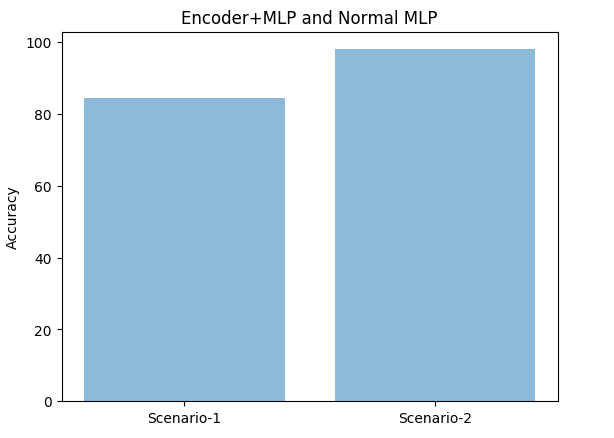

Recreate this plot in Python.
#!/usr/bin/env python
# coding: utf-8

# In[77]:


# Code here
import torch
import torch.nn as nn
import torchvision
import torchvision.datasets as datasets
import torchvision.transforms as transforms
import torch.nn.init as weight_init
import matplotlib.pyplot as plt
import pdb
import numpy as np


transform = transforms.Compose([transforms.ToTensor(),
                              transforms.Normalize((0.5,), (0.5,)),
                              ])

trainset = datasets.MNIST('../MNIST', download=True, train=True, transform=transform)
testset = datasets.MNIST('../MNIST', download=True, train=False, transform=transform)

trainloader = torch.utils.data.DataLoader(trainset, batch_size=64, shuffle=True)
testloader = torch.utils.data.DataLoader(testset, shuffle=True)

dataiter = iter(trainloader)
images, labels = dataiter.next()

print(images.shape)
print(labels.shape)
plt.imshow(images[0].numpy().squeeze(), cmap='gray_r');


# input_size = 784
# hidden_sizes = 
# output_size = 10
# 
# encoder = nn.Sequential(
#             nn.Linear(28*28, 500),
#             nn.ReLU(),
#             nn.Linear(500, 10),
#         )
# 
# model = nn.Sequential(nn.Linear(10, hidden_sizes[0]),
#                       nn.ReLU(),
#                       nn.Linear(hidden_sizes[1], output_size),
#                       nn.LogSoftmax(dim=1))
# 
# print(encoder, model)

# In[84]:


input_size = 784
hidden_sizes = [500, 500]
output_size = 30

encoder = nn.Sequential(
            nn.Linear(28*28, 500),
            nn.ReLU(),
            nn.Linear(500, 30),
        )

model = nn.Sequential(nn.Linear(30, hidden_sizes[0]),
                      nn.ReLU(),
                      nn.Linear(hidden_sizes[1], output_size),
                      nn.LogSoftmax(dim=1))

print(encoder, model)


# In[85]:


from torch import nn, optim

criterion = nn.NLLLoss()
optimizer = optim.Adam(model.parameters(), lr=0.01, weight_decay=0.0005)
epochs = 10
for e in range(epochs):
    running_loss = 0
    for images, labels in trainloader:
        # Flatten MNIST images into a 784 long vector
        images = images.view(images.shape[0], -1)
    
        # Training pass
        optimizer.zero_grad()
        
        output = encoder(images)
        output = model(output)
        loss = criterion(output, labels)
        
        #This is where the model learns by backpropagating
        loss.backward()
        
        #And optimizes its weights here
        optimizer.step()
        
        running_loss += loss.item()
    else:
        print("Epoch {} - Training loss: {}".format(e, running_loss/len(trainloader)))


# In[86]:


c=0
with torch.no_grad():
    for img_test, labels in testloader:
        # Flatten MNIST images into a 784 long vector
        img_test = img_test.view(img_test.shape[0], -1)
        en_output = encoder(img_test)
        logps = model(en_output)
        ps = torch.exp(logps)
        probab = list(ps.numpy())
        pred_output = np.where(probab[0]==max(probab[0]))[0][0]
        if(pred_output == labels):
            c+=1

acc = (c/10000)*100
print("Accuracy of model is: "+str(acc)+"%")


# In[87]:


model_1 = nn.Sequential(nn.Linear(784, 1000),
                      nn.ReLU(),
                      nn.Linear(1000, 1000),
                      nn.ReLU(),
                      nn.Linear(1000, 10),
                      nn.LogSoftmax(dim=1))

print( model_1)


# In[90]:


from torch import nn, optim

criterion = nn.NLLLoss()
optimizer = optim.SGD(model_1.parameters(), lr=0.003, momentum=0.9)
epochs = 15
for e in range(epochs):
    running_loss = 0
    for images, labels in trainloader:
        # Flatten MNIST images into a 784 long vector
        images = images.view(images.shape[0], -1)
    
        # Training pass
        optimizer.zero_grad()
        
        output = model_1(images)
        loss = criterion(output, labels)
        
        #This is where the model learns by backpropagating
        loss.backward()
        
        #And optimizes its weights here
        optimizer.step()
        
        running_loss += loss.item()
    else:
        print("Epoch {} - Training loss: {}".format(e, running_loss/len(trainloader)))


# In[92]:


c=0
with torch.no_grad():
    for img_test, labels in testloader:
        # Flatten MNIST images into a 784 long vector
        img_test = img_test.view(img_test.shape[0], -1)
        logps = model_1(img_test)
        ps = torch.exp(logps)
        probab = list(ps.numpy())
        pred_output = np.where(probab[0]==max(probab[0]))[0][0]
        if(pred_output == labels):
            c+=1
            
acc_1 = (c/10000)*100    
print("Accuracy of model is: "+str((c/10000)*100)+"%")


# In[93]:


import matplotlib.pyplot as plt; plt.rcdefaults()
import matplotlib.pyplot as plt

objects = ('Scenario-1', 'Scenario-2')
y_pos = np.arange(len(objects))
performance = [acc, acc_1]

plt.bar(y_pos, performance, align='center', alpha=0.5)
plt.xticks(y_pos, objects)
plt.ylabel('Accuracy')
plt.title('Encoder+MLP and Normal MLP')

plt.show()
